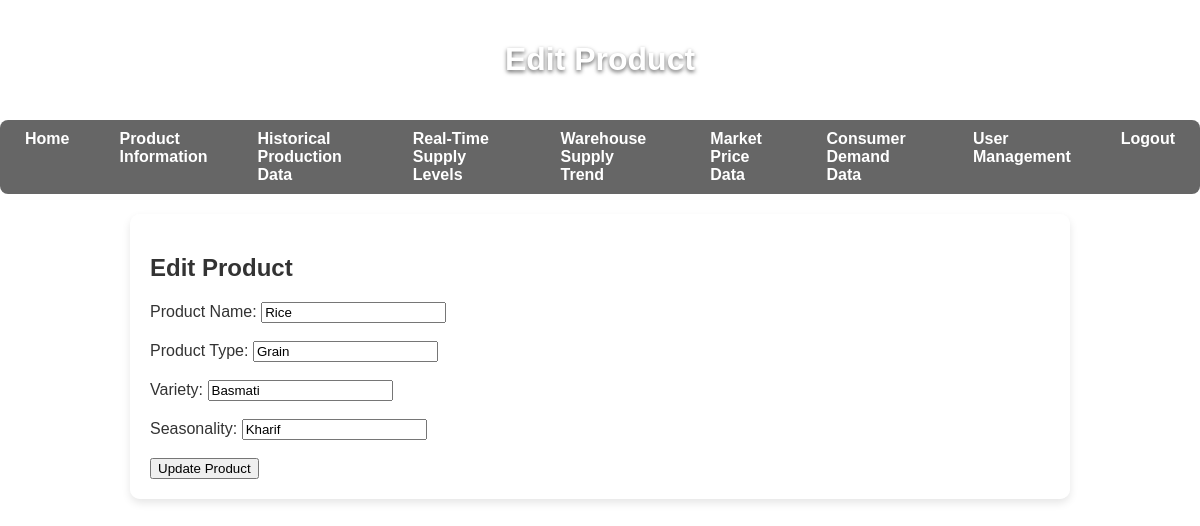
/edit_product.php?productID=1 (signed in), run on the app's committed database.
### tables this page shows
CREATE TABLE PRODUCT (
    productID INT AUTO_INCREMENT PRIMARY KEY,
    productName VARCHAR(255) NOT NULL,
    type VARCHAR(100) NOT NULL,
    variety VARCHAR(100),
    seasonality VARCHAR(50)
);

### edit_product.php (the view, shortened to what this page needs)
<?php
include 'db_connect.php';
$productID = $_GET['productID'] ?? null;
$sql = "SELECT * FROM PRODUCT WHERE productID='$productID'";
$result = $conn->query($sql);
$product = $result->fetch_assoc();
?>
<!DOCTYPE html>
<html lang="en">
<head>
    <link rel="stylesheet" href="styles.css">
    <link rel="stylesheet" href="css/common.css">
</head>
<body>
    <header>
        <h1>Edit Product</h1>
    </header>
    <main>
    <section>
        <h1>Edit Product</h1>
        <form method="POST" action="">
            <label for="productName">Product Name:</label>
            <input type="text" id="productName" name="productName" value="<?= htmlspecialchars($product['productName']) ?>" required><br><br>
            <label for="productType">Product Type:</label>
            <input type="text" id="productType" name="productType" value="<?= htmlspecialchars($product['type']) ?>" required><br><br>
            <label for="variety">Variety:</label>
            <input type="text" id="variety" name="variety" value="<?= htmlspecialchars($product['variety']) ?>"><br><br>
            <label for="seasonality">Seasonality:</label>
            <input type="text" id="seasonality" name="seasonality" value="<?= htmlspecialchars($product['seasonality']) ?>"><br><br>
            <button type="submit">Update Product</button>
        </form>
    </section>
    </main>
</body>
</html>

### css/common.css (style rules this page uses)
body { background-image: url('bg_picture.jpg'); background-size: cover; background-position: center; background-repeat: no-repeat; color: #333; min-height: 100vh; margin: 0; font-family: Arial, sans-serif; }
nav ul { list-style-type: none; margin: 0; padding: 0; display: flex; justify-content: center; background: rgba(0, 0, 0, 0.6); border-radius: 8px; }
nav ul li { margin: 0 10px; }
nav ul li a { color: white; padding: 10px 15px; text-decoration: none; display: block; font-weight: bold; }
main { padding: 20px; background: rgba(255, 255, 255, 0.8); border-radius: 10px; margin: 20px auto; max-width: 900px; box-shadow: 0 4px 8px rgba(0, 0, 0, 0.1); }
header { text-align: center; padding: 20px; color: white; text-shadow: 0 2px 4px rgba(0, 0, 0, 0.6); }

### data on the page
product: productName "Rice", productType "Grain", variety "Basmati", seasonality "Kharif"
